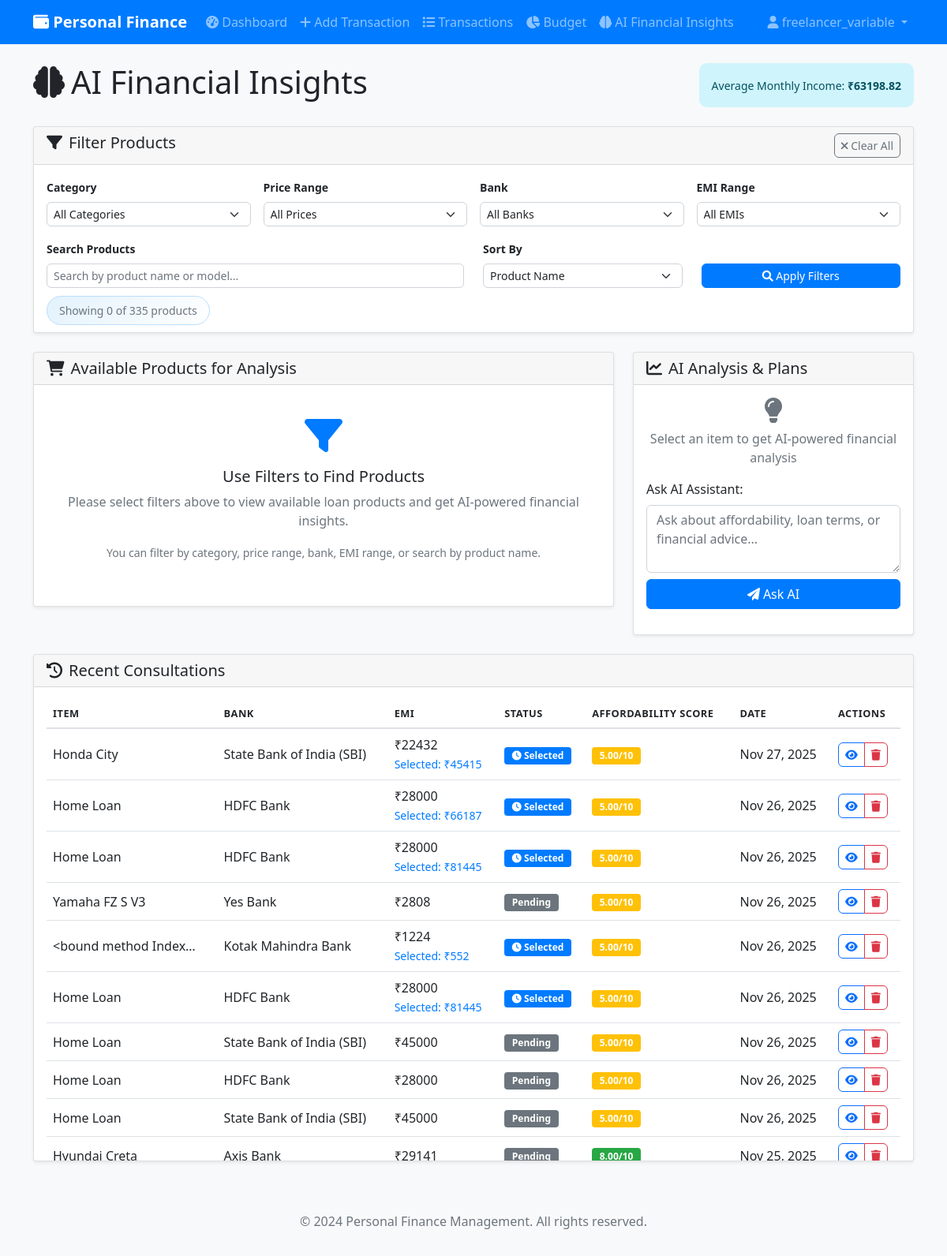
Page /user/ai-financial-insights/ (signed in) on the earlier database version.
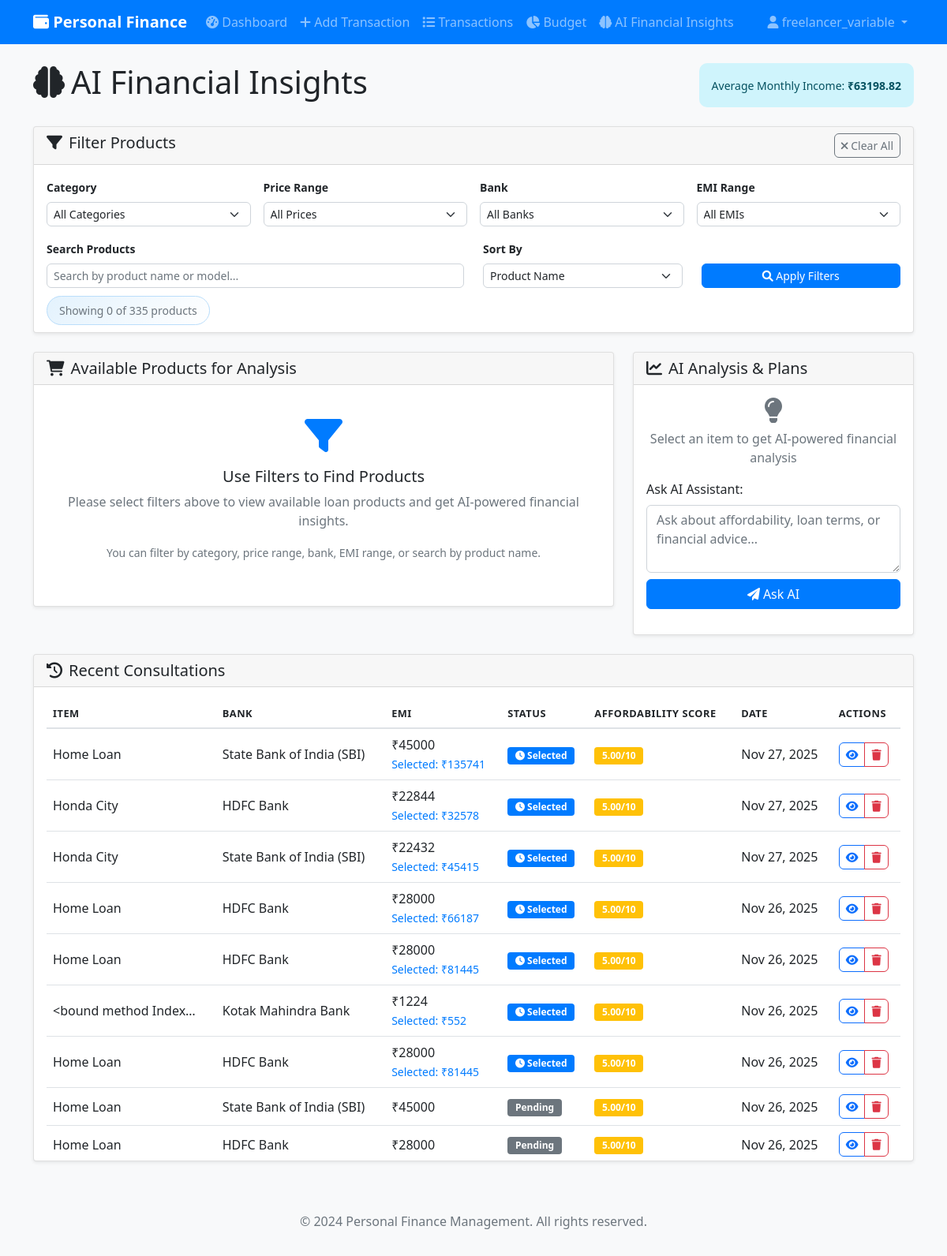
Same page on the later database version.
### user/models.py (models this page shows, shortened)
class AIConsultation(models.Model):
    user = models.ForeignKey(User, on_delete=models.CASCADE)
    selected_item = models.ForeignKey(LoanProduct, on_delete=models.CASCADE, null=True, blank=True)
    user_income = models.DecimalField(max_digits=10, decimal_places=2)
    ai_recommendation = models.TextField()
    affordability_score = models.DecimalField(max_digits=5, decimal_places=2)
    recommended_banks = models.JSONField()  # Store list of recommended banks
    risk_assessment = models.TextField()
    fallback_item_data = models.JSONField(blank=True, null=True)  # Store fallback product details
    selected_plan = models.JSONField(blank=True, null=True)  # Store selected plan details
    activated_plan = models.BooleanField(default=False)  # Track if plan is activated
    plan_start_date = models.DateField(blank=True, null=True)  # When plan was activated
    plan_end_date = models.DateField(blank=True, null=True)  # When plan will end
    monthly_tracking_active = models.BooleanField(default=False)  # If monthly tracking is enabled
    conversation_context = models.JSONField(default=dict, blank=True, null=True)  # Store conversation state
    created_at = models.DateTimeField(auto_now_add=True)
    updated_at = models.DateTimeField(auto_now=True)
    class Meta:
        ordering = ['-created_at']

class LoanProduct(models.Model):
    CATEGORIES = [
        ('two_wheeler', 'Two Wheeler'),
        ('four_wheeler', 'Four Wheeler'),
        ('electronics', 'Electronics'),
        ('home_loan', 'Home Loan'),
        ('personal_loan', 'Personal Loan'),
        ('gold_loan', 'Gold Loan'),
    ]
    item_id = models.CharField(max_length=20)  # Bank identifier
    category = models.CharField(max_length=20, choices=CATEGORIES)
    model_name = models.CharField(max_length=100)
    price = models.DecimalField(max_digits=12, decimal_places=2)
    emi = models.DecimalField(max_digits=10, decimal_places=2)
    bank_name = models.CharField(max_length=100)
    interest_rate = models.DecimalField(max_digits=5, decimal_places=2)
    tenure_months = models.IntegerField()

### user/views.py (the view)
# urls.py: path('ai-financial-insights/', views.ai_financial_insights, name='ai_financial_insights'),
@login_required
def ai_financial_insights(request):
    six_months_ago = datetime.now() - timedelta(days=180)
    income_transactions = Transaction.objects.filter(
        user=request.user,
        transaction_type='income',
        date__gte=six_months_ago
    ).order_by('-date')
    monthly_income = {}
    for transaction in income_transactions:
        month_key = f"{transaction.date.year}-{transaction.date.month}"
        if month_key not in monthly_income:
            monthly_income[month_key] = 0
        monthly_income[month_key] += float(transaction.amount)
    average_monthly_income = sum(monthly_income.values()) / len(monthly_income) if monthly_income else 0
    loan_products = LoanProduct.objects.all()
    consultations = AIConsultation.objects.filter(user=request.user).order_by('-created_at')[:10]
    context = {
        'average_monthly_income': average_monthly_income,
        'loan_products': loan_products,
        'consultations': consultations,
        'monthly_income_data': json.dumps(monthly_income)
    }
    return render(request, 'user/ai_financial_insights.html', context)

### templates/user/ai_financial_insights.html (shortened to what the changed rows need)
{% extends 'base.html' %}
{% block content %}
<div class="row">
    <div class="col-12">
        <div class="d-flex justify-content-between align-items-center mb-4">
            <h1><i class="fas fa-brain me-2"></i>AI Financial Insights</h1>
        </div>
    </div>
</div>
<div class="row mt-4">
    <div class="col-12">
        <div class="card">
            <div class="card-body" style="max-height: 600px; overflow-y: auto;">
                {% if consultations %}
                <div class="table-responsive">
                    <table class="table table-hover">
                        <thead>
                            <tr>
                                <th>Item</th>
                                <th>Bank</th>
                                <th>EMI</th>
                                <th>Status</th>
                                <th>Affordability Score</th>
                                <th>Date</th>
                                <th>Actions</th>
                            </tr>
                        </thead>
                        <tbody>
                            {% for consultation in consultations %}
                            <tr>
                                <td>
                                    {% if consultation.selected_item %}
                                        {{ consultation.selected_item.model_name|truncatechars:20 }}
                                    {% else %}
                                        {{ consultation.fallback_item_data.model_name|truncatechars:20 }}
                                    {% endif %}
                                </td>
                                <td>
                                    {% if consultation.selected_item %}
                                        {{ consultation.selected_item.bank_name }}
                                    {% else %}
                                        {{ consultation.fallback_item_data.bank_name }}
                                    {% endif %}
                                </td>
                                <td>
                                    {% if consultation.selected_item %}
                                        ₹{{ consultation.selected_item.emi|floatformat:0 }}
                                    {% else %}
                                        ₹{{ consultation.fallback_item_data.emi|floatformat:0 }}
                                    {% endif %}
                                    {% if consultation.selected_plan and consultation.selected_plan.emi %}
                                    <br><small class="text-primary">Selected: ₹{{ consultation.selected_plan.emi|floatformat:0 }}</small>
                                    {% endif %}
                                </td>
                                <td>
                                    {% if consultation.activated_plan %}
                                    <span class="badge bg-success"><i class="fas fa-check"></i> Activated</span>
                                    {% elif consultation.selected_plan %}
                                    <span class="badge bg-primary"><i class="fas fa-clock"></i> Selected</span>
                                    {% else %}
                                    <span class="badge bg-secondary">Pending</span>
                                    {% endif %}
                                </td>
                                <td>
                                    <span class="badge {% if consultation.affordability_score >= 7 %}bg-success{% elif consultation.affordability_score >= 5 %}bg-warning{% else %}bg-danger{% endif %}">
                                        {{ consultation.affordability_score }}/10
                                    </span>
                                </td>
                                <td>{{ consultation.created_at|date:"M d, Y" }}</td>
                                <td>
                                    <div class="btn-group" role="group">
                                        <button class="btn btn-sm btn-outline-primary view-consultation"
                                                data-consultation-id="{{ consultation.id }}"
                                                title="View Details">
                                            <i class="fas fa-eye"></i>
                                        </button>
                                        {% if not consultation.activated_plan %}
                                        <button class="btn btn-sm btn-outline-danger delete-consultation"
                                                data-consultation-id="{{ consultation.id }}"
                                                title="Delete Consultation">
                                            <i class="fas fa-trash"></i>
                                        </button>
                                        {% endif %}
                                    </div>
                                </td>
                            </tr>
                            {% endfor %}
                        </tbody>
                    </table>
                </div>
                {% else %}
                <div class="text-center py-4">
                    <i class="fas fa-history fa-3x text-muted mb-3"></i>
                    <p class="text-muted">No consultation history yet. Start by selecting an item above!</p>
                </div>
                {% endif %}
            </div>
        </div>
    </div>
</div>
{% endblock %}

Differences in the rows shown:
removed AIConsultation: selected_item.model_name "Yamaha FZ S V3", selected_item.bank_name "Yes Bank", selected_item.emi "2808", activated_plan "Pending", affordability_score "5.00", created_at "Nov 26, 2025"
no longer on this page (row unchanged): AIConsultation: selected_item.model_name "Home Loan", selected_item.bank_name "State Bank of India (SBI)", selected_item.emi "45000", activated_plan "Pending", affordability_score "5.00", created_at "Nov 26, 2025"
no longer on this page (row unchanged): AIConsultation: selected_item.model_name "Hyundai Creta", selected_item.bank_name "Axis Bank", selected_item.emi "29141", activated_plan "Pending", affordability_score "8.00", created_at "Nov 25, 2025"
added AIConsultation: selected_item.model_name "Home Loan", selected_item.bank_name "State Bank of India (SBI)", selected_item.emi "45000", selected_plan.emi "135741", activated_plan False (drawn), affordability_score "5.00", created_at "Nov 27, 2025"
added AIConsultation: selected_item.model_name "Honda City", selected_item.bank_name "HDFC Bank", selected_item.emi "22844", selected_plan.emi "32578", activated_plan False (drawn), affordability_score "5.00", created_at "Nov 27, 2025"
